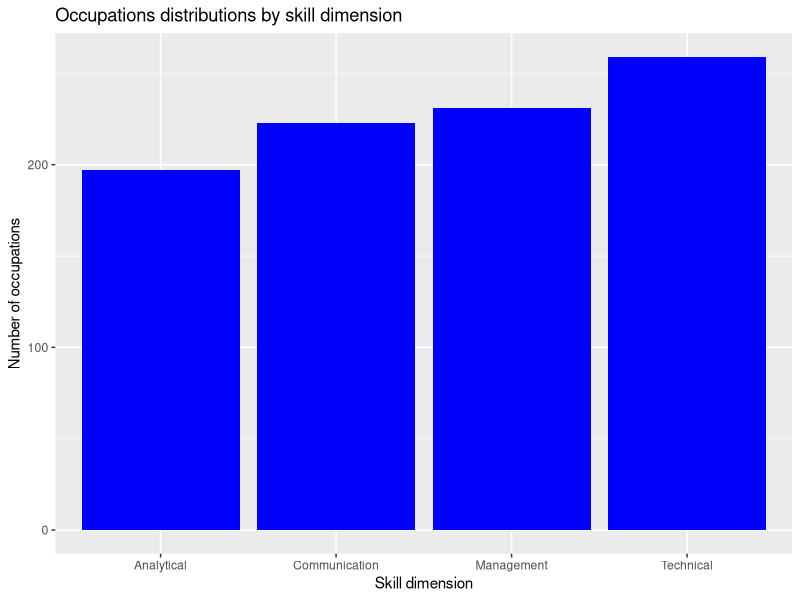
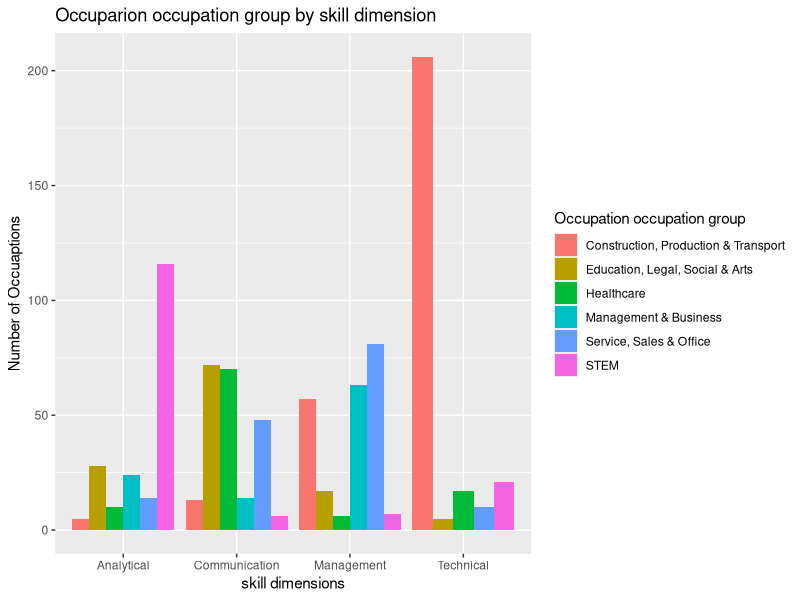
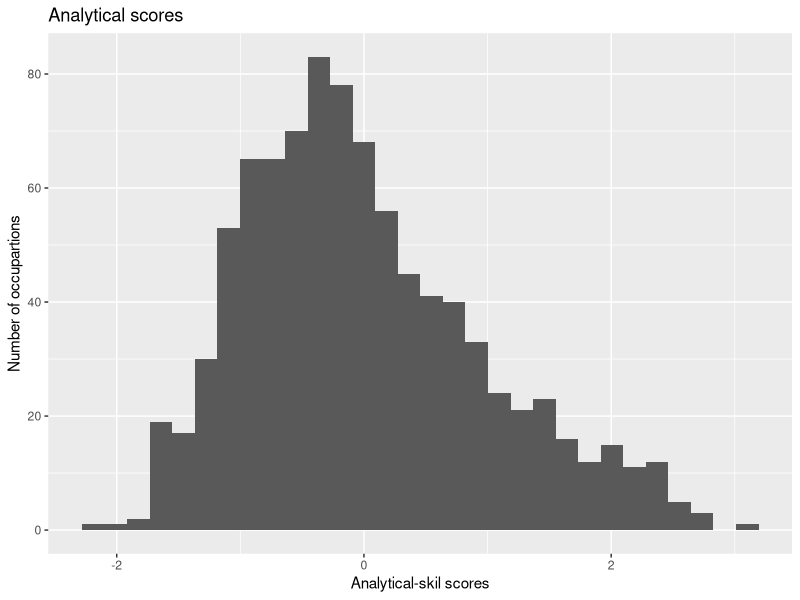
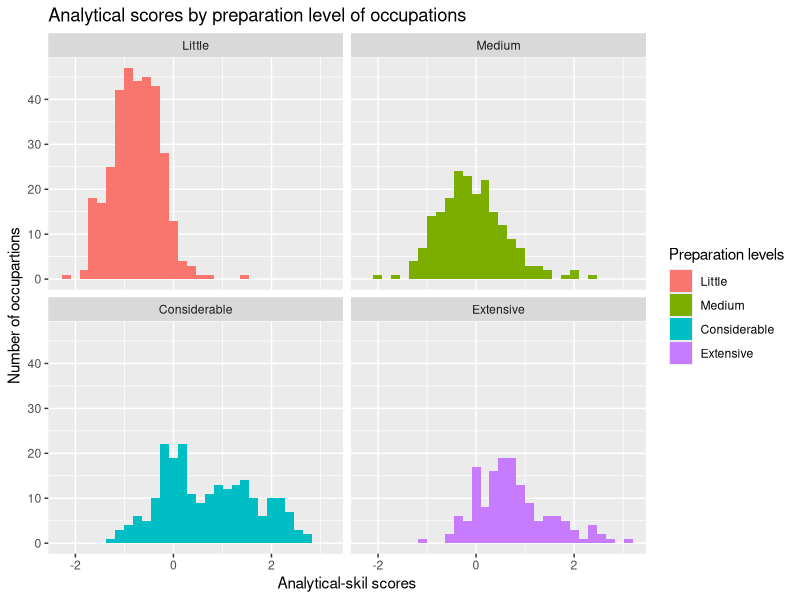
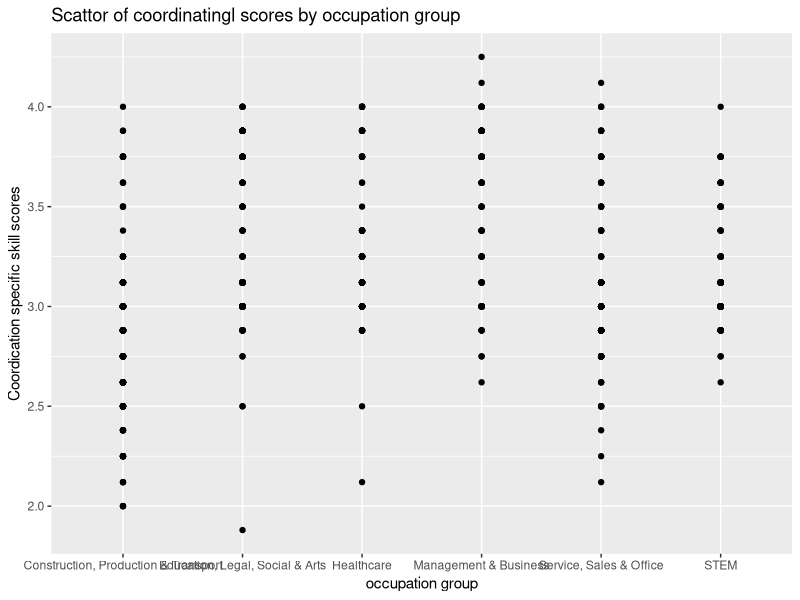
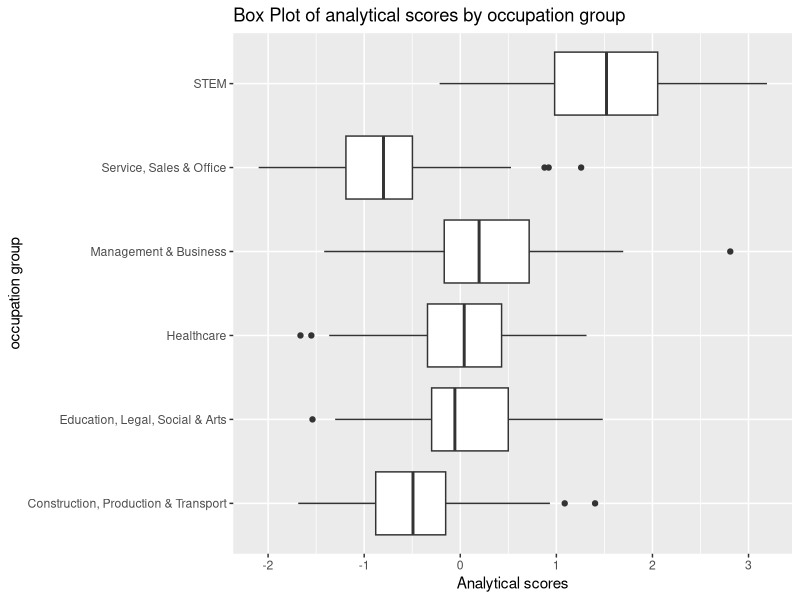
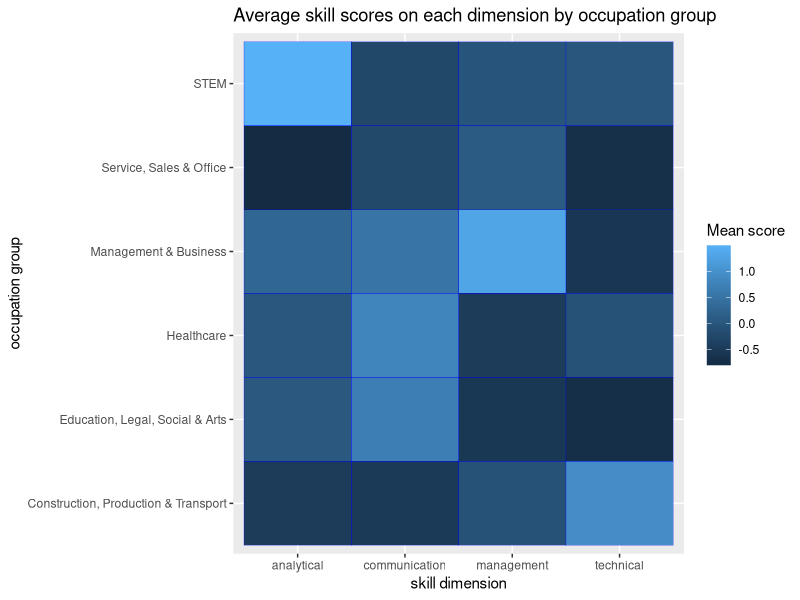

Recreate these plots in R, in order.
## ---- chunk 1
#read data
library(tidyverse)
data <- read.csv("onet_2026_clean.csv") |>
  mutate (preparation = factor(job_zone, levels = c("Little","Medium","Considerable","Extensive" )))

## ---- chunk 2
# investigate data
table(data$job_zone)
table(data$major_group)
table(data$skill_type)

table(data$preparation, data$major_group)
table(data$major_group, data$skill_type)
table(data$preparation, data$skill_type)

## ---- chunk 3
# investigate data - summarize the continous variables
# write a function to make good programming 
summarise_onet <- function(x){
  data |> 
    group_by(.data[[x]]) |>
    summarise(across(where(is.numeric), list(mean = mean, median = median, sd = sd)))
}
summarise_onet("preparation")
summarise_onet("skill_type")
summarise_onet("major_group")
## ---- chunk 4
# bar chart 
library(ggplot2)
ggplot(data, 
       aes(x = skill_type)) +
  geom_bar(fill = "blue") +
  labs(title = "Occupations distributions by skill dimension",
       x = "Skill dimension", y = "Number of occupations")

## ---- chunk 5

ggplot(data,
       aes(x = skill_type, fill = major_group)) + 
  geom_bar(position = "dodge") +
  labs(title = "Occuparion occupation group by skill dimension",
       x = "skill dimensions", y = "Number of Occuaptions",
       fill = "Occupation occupation group")

## ---- chunk 6

ggplot(data,
       aes(x = analytical)) +
  geom_histogram() +
  labs(title = "Analytical scores",
       x = "Analytical-skil scores",
       y = "Number of occupartions")

## ---- chunk 7



ggplot(data,
       aes(x = analytical, fill = preparation)) +
  geom_histogram() +
  facet_wrap(~preparation) +
  labs(title = "Analytical scores by preparation level of occupations",
       x = "Analytical-skil scores",
       y = "Number of occupartions",
       fill = "Preparation levels")

## ---- chunk 8

ggplot(data,
       aes(x = major_group, y = coordination)) +
  geom_point() +
  labs(title = "Scattor of coordinatingl scores by occupation group",
       y = "Coordication specific skill scores",
       x = "occupation group")

## ---- chunk 9

ggplot(data,
       aes(x = analytical, y = major_group)) +
  geom_boxplot() +
  labs(title = "Box Plot of analytical scores by occupation group",
       y = "occupation group",
       x = "Analytical scores")

## ---- chunk 10
data |>
  group_by(major_group) |>
  summarise(across(c(communication, technical, analytical, management), mean)) |>
  pivot_longer(-major_group, names_to = "skills", values_to = "mean") |>
  ggplot(aes(x = skills, y = major_group, fill = mean)) +
  geom_tile(color = "blue") +
  scale_fill_gradient() +
  labs(title = "Average skill scores on each dimension by occupation group",
       x = "skill dimension", y = "occupation group", fill = "Mean score")
